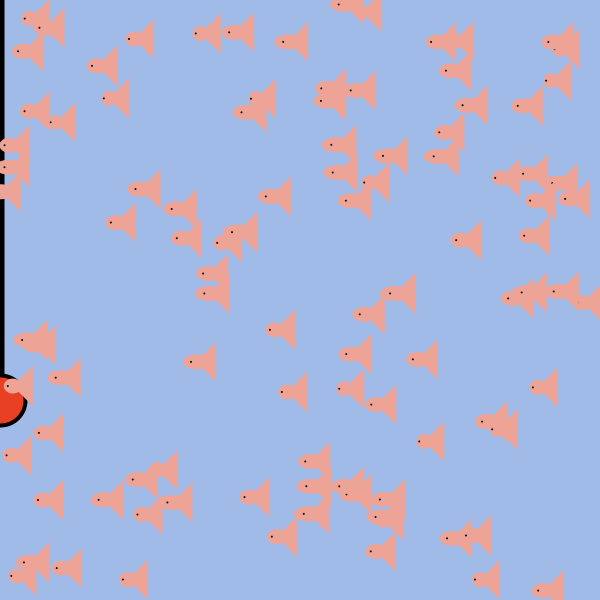
Frame 1 (no input)
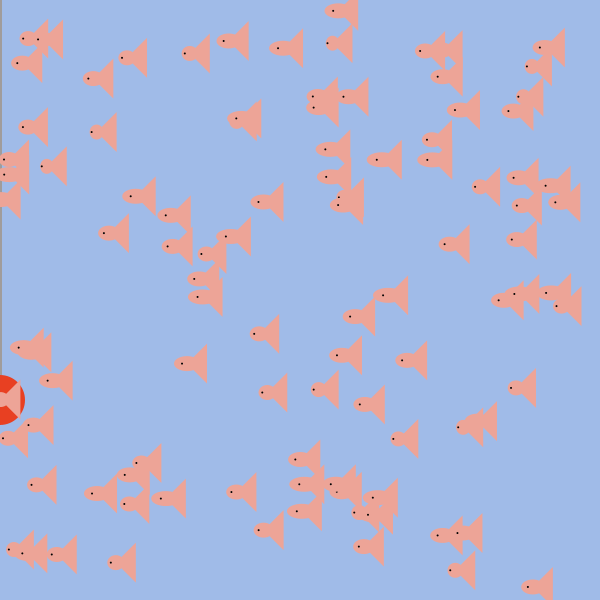
Frame 60 (the mouse pressed at the canvas centre just before this capture)
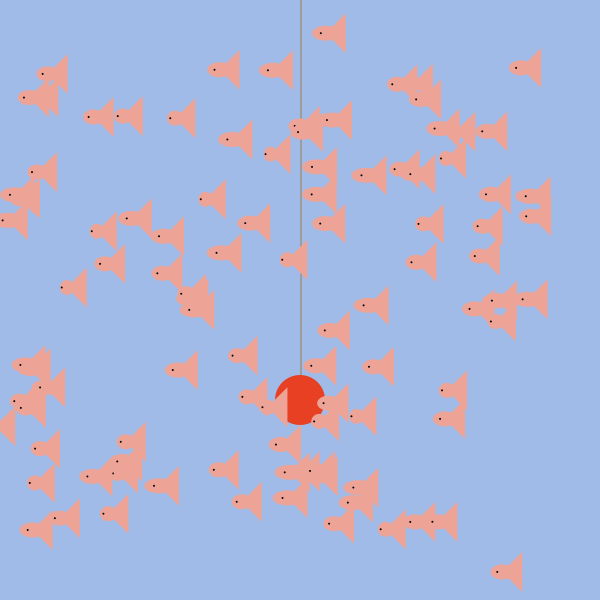
Frame 120 (the mouse held since frame 60 and released just before this capture)

The Processing sketch that drew these frames (run headless with seeded random() and noise(); from frame 60 on, the mouse is pressed at the canvas centre):

// Processing sketch: fishin
// ── fishin.pde
ArrayList<lilFish> lilfishie = new ArrayList<lilFish>();
fishPole pole;

void setup() {
  size(600, 600);
  for (int i = 0; i < 100; i++) {
    lilfishie.add(new lilFish(random(width), random(height)));
  }
}

void draw() {
  background(160, 187, 232);

    pole = new fishPole(mouseX, 0);
   pole.display();


  for (lilFish lil : lilfishie) {

    lil.display();
    lil.update();

    PVector aForce = new PVector (pole.pos.x, pole.pos.y+400);
    aForce.sub(lil.pos);
    aForce.normalize();
    aForce.mult(0.01 * pole.mass);
    lil.applyForce(aForce);
  
  }
  
 
}

// ── BigFish.pde
//i tried to add this bigger fish class, but it wouldn't recognize super();
//as it said the constructor for the original "lilFish" didn't exist


//class bigFish extends lilFish{
//  bigFish(){
//    super();
//  }
  
//  void display(){
//       noStroke();
//    fill(237, 164, 151);
//    ellipse(pos.x, pos.y, size+10, 35);
//    triangle(pos.x, pos.y, pos.x+30, pos.y-30, pos.x+30, pos.y+30);
//    fill(0);
//    ellipse(pos.x-10, pos.y, 4, 4);
//  }
//}

// ── LilFish.pde
class lilFish {
  PVector pos;
  PVector velo;
  PVector acc;
  float mass;
  float size;

  lilFish(float x, float y) {
    pos = new PVector(x, y);
    velo = new PVector(0, 0);
    acc = new PVector(0, 0);
    mass = random(1, 7);
    size = 3 * mass;
  }

  void update() {
    velo.add(acc);
    pos.add(velo);
    acc.mult(0);
  }

  void display() {

    noStroke();
    ;
    fill(237, 164, 151);
    ellipse(pos.x, pos.y, size+10, 15);
    triangle(pos.x, pos.y, pos.x+20, pos.y-20, pos.x+20, pos.y+20);
    fill(0);
    ellipse(pos.x-5, pos.y, 2, 2);
  }

  void applyForce(PVector force) {
    PVector f = PVector.div(force, mass);
    acc.add(f);
  }
}

// ── Pole.pde
class fishPole {
  PVector pos;
  float mass;
  float size;

  fishPole(float x, float y) {
    pos = new PVector(x, y);
    //posb = new PVector(a, b);
    mass = random(1, 5);
    size = 20*mass;
  }

  void display() {
    strokeWeight(4);

    fill(160, 156, 155);
    rect(pos.x, pos.y, 2, 400);
    fill(232, 64, 34);
    ellipse(pos.x, pos.y+400, 50, 50);
   
  }
}
